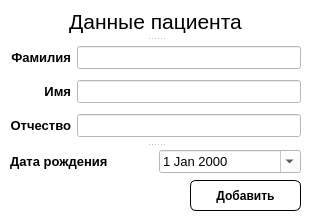
<?xml version="1.0" encoding="UTF-8"?>
<ui version="4.0">
 <class>widget</class>
 <widget class="QWidget" name="widget">
  <property name="windowModality">
   <enum>Qt::WindowModal</enum>
  </property>
  <property name="enabled">
   <bool>true</bool>
  </property>
  <property name="geometry">
   <rect>
    <x>0</x>
    <y>0</y>
    <width>310</width>
    <height>220</height>
   </rect>
  </property>
  <property name="sizePolicy">
   <sizepolicy hsizetype="Fixed" vsizetype="Fixed">
    <horstretch>0</horstretch>
    <verstretch>0</verstretch>
   </sizepolicy>
  </property>
  <property name="minimumSize">
   <size>
    <width>310</width>
    <height>220</height>
   </size>
  </property>
  <property name="maximumSize">
   <size>
    <width>310</width>
    <height>220</height>
   </size>
  </property>
  <property name="windowTitle">
   <string>Данные пациента</string>
  </property>
  <property name="windowIcon">
   <iconset resource="res-rc.qrc">
    <normaloff>:/img/favicon.ico</normaloff>:/img/favicon.ico</iconset>
  </property>
  <property name="styleSheet">
   <string notr="true">background-color: rgb(255, 255, 255);</string>
  </property>
  <widget class="QPushButton" name="pushButton_add">
   <property name="geometry">
    <rect>
     <x>190</x>
     <y>180</y>
     <width>111</width>
     <height>31</height>
    </rect>
   </property>
   <property name="styleSheet">
    <string notr="true">QPushButton  {
	background-color: rgb(255, 255, 255); 
  font-weight: 600;
  border-radius: 6px;
  border: 1px solid rgb(0, 0, 0);
}

QPushButton:hover {
  background-color: qlineargradient(spread:pad, x1:1, y1:0, x2:0, y2:1, stop:0 rgba(255, 255, 255, 255), stop:1 rgba(162, 216, 255, 255));;
  border: 2px solid rgb(55, 111, 167);
}

QPushButton:pressed  {
  background-color: qlineargradient(spread:pad, x1:1, y1:0, x2:0, y2:1, stop:0  rgba(162, 216, 255, 255), stop:1  rgba(255, 255, 255, 255));;
  border: 2px solid rgb(55, 111, 167);
}</string>
   </property>
   <property name="text">
    <string>Добавить</string>
   </property>
  </widget>
  <widget class="QLabel" name="label_info">
   <property name="geometry">
    <rect>
     <x>10</x>
     <y>180</y>
     <width>171</width>
     <height>31</height>
    </rect>
   </property>
   <property name="font">
    <font>
     <pointsize>10</pointsize>
     <weight>75</weight>
     <bold>true</bold>
    </font>
   </property>
   <property name="text">
    <string/>
   </property>
  </widget>
  <widget class="QSplitter" name="splitter">
   <property name="geometry">
    <rect>
     <x>10</x>
     <y>5</y>
     <width>291</width>
     <height>171</height>
    </rect>
   </property>
   <property name="sizePolicy">
    <sizepolicy hsizetype="Preferred" vsizetype="Fixed">
     <horstretch>0</horstretch>
     <verstretch>0</verstretch>
    </sizepolicy>
   </property>
   <property name="orientation">
    <enum>Qt::Vertical</enum>
   </property>
   <widget class="QLabel" name="label_title">
    <property name="font">
     <font>
      <pointsize>16</pointsize>
     </font>
    </property>
    <property name="text">
     <string>Данные пациента</string>
    </property>
    <property name="alignment">
     <set>Qt::AlignCenter</set>
    </property>
   </widget>
   <widget class="QWidget" name="layoutWidget">
    <layout class="QGridLayout" name="gridLayout">
     <item row="1" column="0">
      <widget class="QLabel" name="label_2">
       <property name="font">
        <font>
         <pointsize>10</pointsize>
         <weight>75</weight>
         <bold>true</bold>
        </font>
       </property>
       <property name="text">
        <string>Имя</string>
       </property>
       <property name="alignment">
        <set>Qt::AlignRight|Qt::AlignTrailing|Qt::AlignVCenter</set>
       </property>
      </widget>
     </item>
     <item row="0" column="0">
      <widget class="QLabel" name="label">
       <property name="font">
        <font>
         <pointsize>10</pointsize>
         <weight>75</weight>
         <bold>true</bold>
        </font>
       </property>
       <property name="text">
        <string>Фамилия</string>
       </property>
       <property name="alignment">
        <set>Qt::AlignRight|Qt::AlignTrailing|Qt::AlignVCenter</set>
       </property>
      </widget>
     </item>
     <item row="2" column="1">
      <widget class="QLineEdit" name="lineEdit_surname">
       <property name="font">
        <font>
         <pointsize>10</pointsize>
        </font>
       </property>
      </widget>
     </item>
     <item row="2" column="0">
      <widget class="QLabel" name="label_3">
       <property name="font">
        <font>
         <pointsize>10</pointsize>
         <weight>75</weight>
         <bold>true</bold>
        </font>
       </property>
       <property name="text">
        <string>Отчество</string>
       </property>
       <property name="alignment">
        <set>Qt::AlignRight|Qt::AlignTrailing|Qt::AlignVCenter</set>
       </property>
      </widget>
     </item>
     <item row="1" column="1">
      <widget class="QLineEdit" name="lineEdit_name">
       <property name="font">
        <font>
         <pointsize>10</pointsize>
        </font>
       </property>
       <property name="text">
        <string/>
       </property>
       <property name="placeholderText">
        <string extracomment="Имя"/>
       </property>
      </widget>
     </item>
     <item row="0" column="1">
      <widget class="QLineEdit" name="lineEdit_Fam">
       <property name="font">
        <font>
         <pointsize>10</pointsize>
        </font>
       </property>
      </widget>
     </item>
    </layout>
   </widget>
   <widget class="QWidget" name="layoutWidget">
    <layout class="QHBoxLayout" name="horizontalLayout">
     <item>
      <widget class="QLabel" name="label_5">
       <property name="font">
        <font>
         <pointsize>10</pointsize>
         <weight>75</weight>
         <bold>true</bold>
        </font>
       </property>
       <property name="text">
        <string>Дата рождения</string>
       </property>
      </widget>
     </item>
     <item>
      <widget class="QDateEdit" name="dateEdit_birthdau">
       <property name="font">
        <font>
         <pointsize>10</pointsize>
        </font>
       </property>
       <property name="minimumDate">
        <date>
         <year>1900</year>
         <month>9</month>
         <day>14</day>
        </date>
       </property>
       <property name="calendarPopup">
        <bool>true</bool>
       </property>
       <property name="currentSectionIndex">
        <number>0</number>
       </property>
      </widget>
     </item>
    </layout>
   </widget>
  </widget>
 </widget>
 <tabstops>
  <tabstop>lineEdit_Fam</tabstop>
  <tabstop>lineEdit_name</tabstop>
  <tabstop>lineEdit_surname</tabstop>
 </tabstops>
 <resources>
  <include location="add-pat-res-rc.qrc"/>
  <include location="res-rc.qrc"/>
 </resources>
 <connections/>
</ui>
